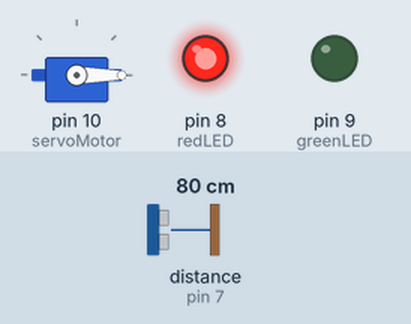
This sketch was run on a simulated Arduino Uno, built with avr-gcc and run on an emulated ATmega328P. Shown: servo, output pins drawn as LEDs (lit = HIGH). Wiring (inferred from the names in the program): ultrasonic range finder: trigger pin 6; echo pin 7. Inputs (shaded band) come from the test bench; at power-on: distance to the obstacle (sensor on pin 7) 80 cm. The echo pulse lasts 58.3 µs per cm; pins used as bus, display or sensor lines are not drawn.

Above: at 6.2 s.
6.3 s: distance to the obstacle (sensor on pin 7) set to 12 cm
16.5 s: distance to the obstacle (sensor on pin 7) set to 9 cm
At 21.0 s:
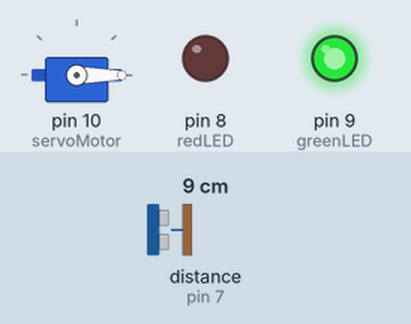
26.7 s: distance to the obstacle (sensor on pin 7) set to 18 cm
At 31.9 s:
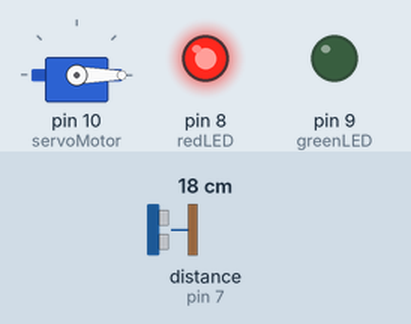
36.9 s: distance to the obstacle (sensor on pin 7) set to 2 cm
At 46.2 s:
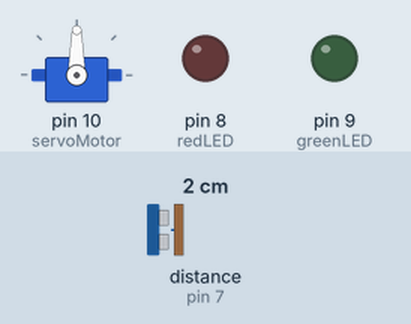
Timing chart, 0 to 48.1 s (numbered marks = the images above; inputs shaded):
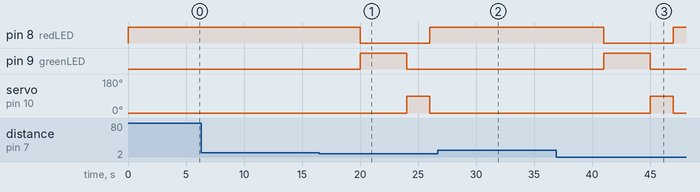

The sketch:

ArduinoUno_SmartTrainControlSystem.ino
```cpp
#include <Servo.h>

Servo servoMotor;

const int trigPin  = 6;     // 고정 정수인 핀번호 6
const int echoPin  = 7;     // 고정 정수인 핀번호 7
const int redLED   = 8; 	// 고정 정수인 핀번호 8
const int greenLED = 9;     // 고정 정수인 핀번호 9

long duration;
int distance;

void setup()
{
  pinMode(redLED, OUTPUT);
  pinMode(greenLED, OUTPUT);
  pinMode(trigPin, OUTPUT);
  pinMode(echoPin, INPUT);

  servoMotor.attach(10);
  servoMotor.write(0); // 초기 서보모터 위치 닫힘

  digitalWrite(redLED, HIGH); // 빨간 LED 초기값
  delay(5000); // 5초 유지
  digitalWrite(redLED, LOW);
}

void loop()
{
  // 초음파 센서를 통한 거리 측정
  digitalWrite(trigPin, LOW);  delayMicroseconds(2);
  digitalWrite(trigPin, HIGH); delayMicroseconds(10);
  digitalWrite(trigPin, LOW);

  duration = pulseIn(echoPin, HIGH);
  distance = duration * 0.034 / 2; // 거리 = '반환시간 × 음속 ÷ 2' (단위: cm)

  if (distance < 10)		// 만약 화물이 아직 있다면
  {
    digitalWrite(greenLED, HIGH);
    delay(4000); // 4초 유지
    digitalWrite(greenLED, LOW);

    // 화물이 지나간 후 서보모터 닫기
    servoMotor.write(90); // 서보모터 열림
    delay(2000); // 화물이 빠져나가도록 기다림
    servoMotor.write(0); // 서보모터 닫기
  }

  // 빨간 LED 카운터 리셋
  digitalWrite(redLED, HIGH);
  delay(5000);
  digitalWrite(redLED, LOW);
}
```

Measured:
- the behaviour switches between 11 and 10 cm on distance to the obstacle (sensor on pin 7) (found by bisection; images 0 and 1)
- after the input at 16.5 s, pin 8 (redLED): HIGH → LOW after 3.5 s, → HIGH 6.0 s later; pin 9 (greenLED): LOW → HIGH after 3.5 s, → LOW 4.0 s later; servo on pin 10 (servoMotor): 0° → 90° after 7.5 s, → 0° 2.0 s later
- after the input at 26.7 s, pin 8 (redLED): stays HIGH (without the input it goes to LOW after 4.3 s); pin 9 (greenLED): stays LOW (without the input it goes to HIGH after 4.3 s); servo on pin 10 (servoMotor): stays 0° (without the input it goes to 90° after 8.3 s)
- after the input at 36.9 s, pin 8 (redLED): HIGH → LOW after 4.1 s, → HIGH 6.0 s later; pin 9 (greenLED): LOW → HIGH after 4.1 s, → LOW 4.0 s later; servo on pin 10 (servoMotor): 0° → 90° after 8.1 s, → 0° 2.0 s later
